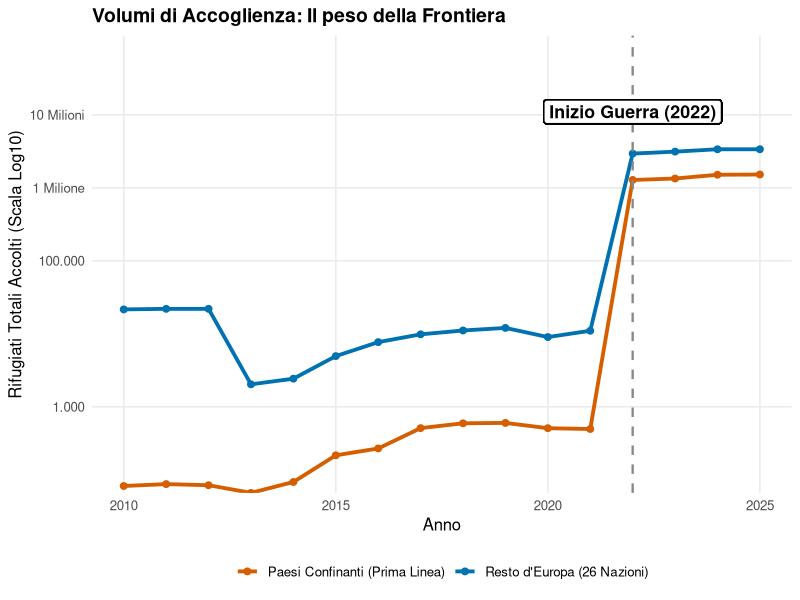
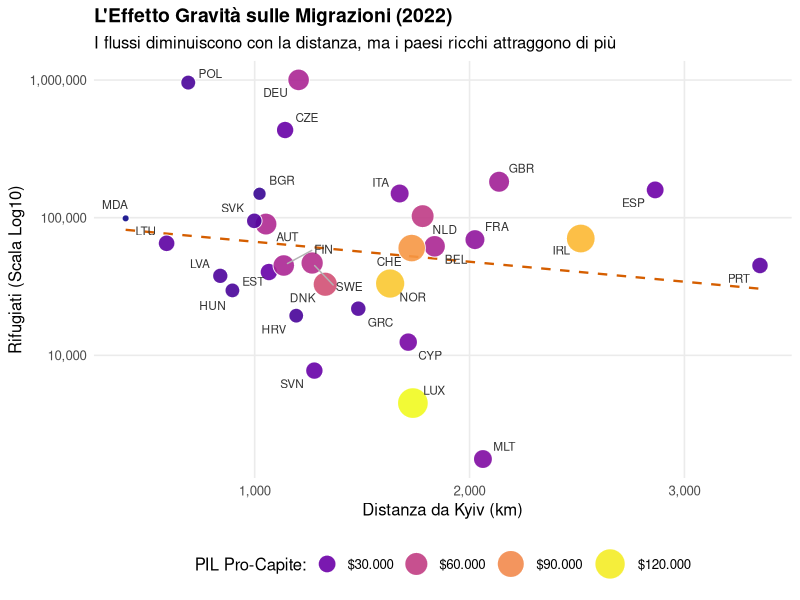
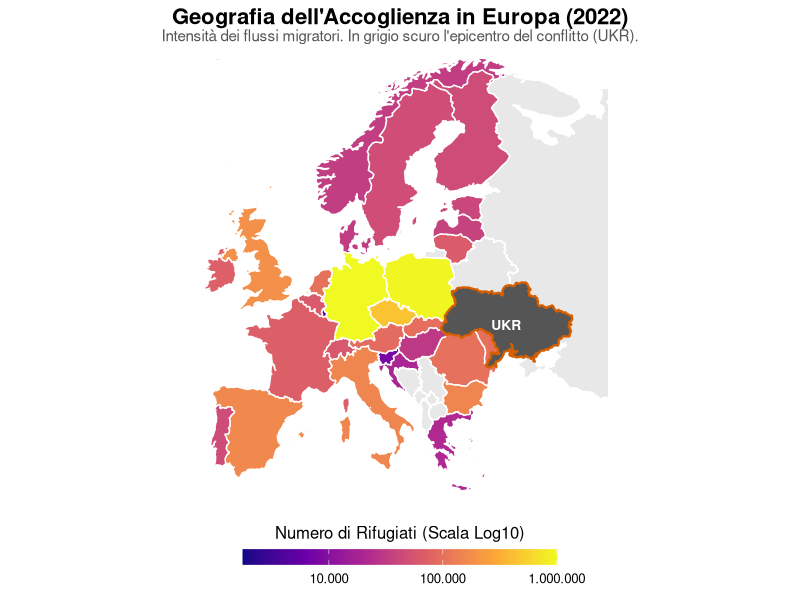
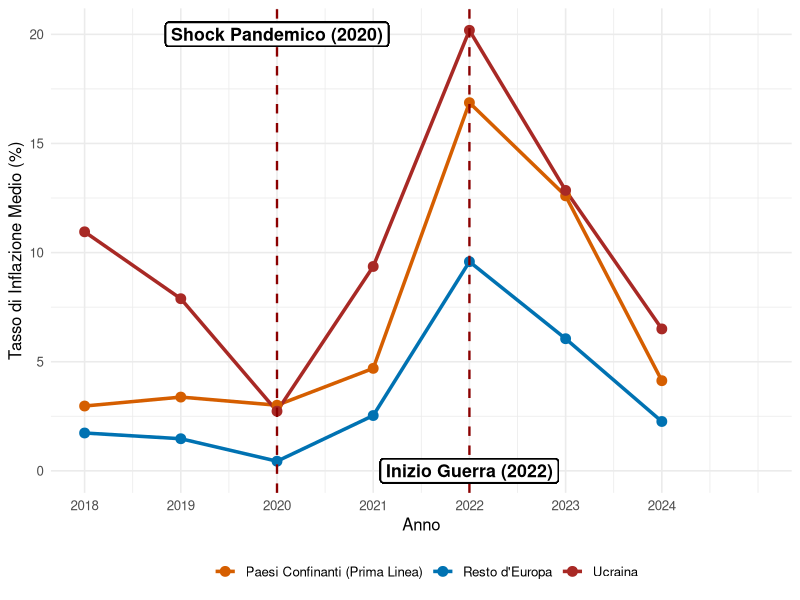
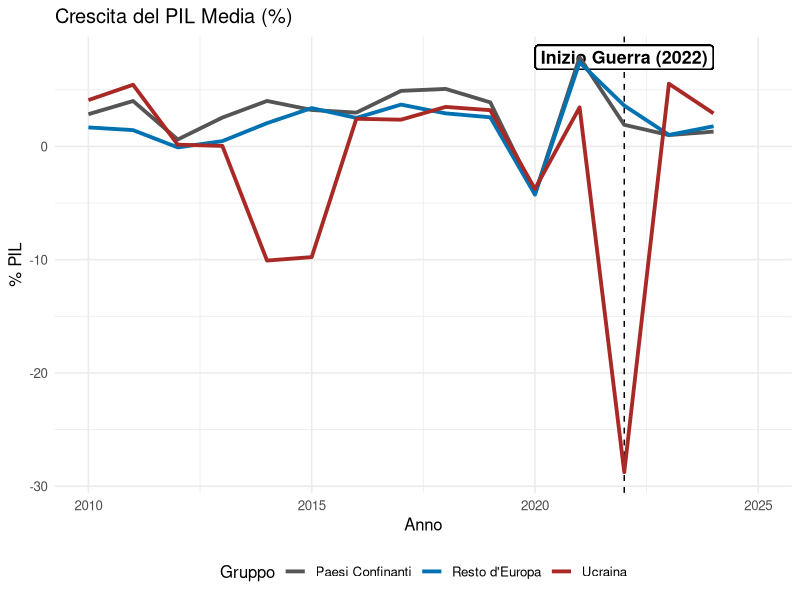

Write R code to recreate these figures, in order.
## ---- chunk 1
#| echo: false
#| message: false
#| warning: false
library(tidyverse)
library(knitr)
library(kableExtra)
library(here)

# Caricamento del dataset (Assicurati che il percorso sia corretto)
master_data <- read_csv(here("DATA/PROCESSED/master_dataset_ukraine.csv"))
df <- read_csv(here("DATA/PROCESSED/dataset_finale_integrato.csv"))
## ---- chunk 2
#| echo: false
#| message: false
#| warning: false

library(knitr)
library(kableExtra)
library(dplyr)

codebook_data <- data.frame(
  Categoria = c("Target (Y)", "Push (X1)", "Pull (X2)", "Friction (X3)", 
                "Macro Shock", "Macro Shock", "Controllo", "Controllo"),
  Variabile = c("Refugees", "Total_Fatalities", "GDP_per_capita", "Dist_km", 
                "crescita_pil", "inflazione", "Periodo", "Confine"),
  Descrizione = c("Flussi rifugiati ucraini", "Intensità conflitto (vittime)", 
                  "Ricchezza paese destinaz.", "Distanza lineare da Kyiv", 
                  "Variazione % PIL reale", "Variazione % prezzi",
                  "Fasi: 2010-13, 14-21, 22-24", "Dummy contiguità (1/0)"),
  Fonte = c("UNHCR", "ACLED", "World Bank", "CEPII", "World Bank", "World Bank", "-", "-")
)

kable(codebook_data, format = "latex", booktabs = TRUE) %>%
  kable_styling(
    latex_options = c("hold_position"),
    font_size = 6
  ) %>%
  column_spec(1, bold = TRUE)
## ---- chunk 3
#| echo: false
#| warning: false
#| message: false

library(tidyverse)
library(knitr)
library(kableExtra)

# Usiamo il dataset definitivo
# (Assicurati che 'df' o 'dataset_finale' sia caricato in memoria)
stats_by_year <- df %>%
  filter(Year >= 2018 & Year <= 2024) %>%
  group_by(Year) %>%
  summarise(
    Tot_Rif = sum(Refugees, na.rm = TRUE),
    Vittime = max(Total_Fatalities, na.rm = TRUE), # max perché è costante per anno
    Infl_Media = mean(inflazione, na.rm = TRUE)
  ) %>%
  mutate(across(where(is.numeric), ~round(., 1)))

# Tabella professionale con 4 colonne
kable(stats_by_year, format = "latex", booktabs = TRUE, 
      col.names = c("Anno", "Tot. Rifugiati", "Vittime Guerra", "Inflazione Media (%)")) %>%
  kable_styling(latex_options = c("striped", "hold_position"), font_size = 8) %>%
  # Evidenziamo la riga del 2022 (quarta riga se partiamo dal 2018)
  row_spec(5, bold = TRUE, background = "#F2F2F2")
## ---- chunk 4
#| echo: false
#| warning: false
#| message: false
#| fig-align: "center"
#| out-width: "85%"
#| fig-height: 4.2

library(tidyverse)
library(scales)
library(here)

# Carichiamo il dataset unico
df <- read_csv(here("DATA/PROCESSED/dataset_finale_integrato.csv"))

# Creiamo i gruppi e calcoliamo la SOMMA dei rifugiati
df_flussi <- df %>%
  filter(iso3 != "UKR") %>% # Escludiamo l'Ucraina (origine)
  mutate(Gruppo = if_else(iso3 %in% c("POL", "ROU", "SVK", "HUN", "MDA"), 
                          "Paesi Confinanti (Prima Linea)", 
                          "Resto d'Europa (26 Nazioni)")) %>%
  group_by(Year, Gruppo) %>%
  summarise(Totale_Rifugiati = sum(Refugees, na.rm = TRUE), .groups = "drop")

# Creiamo il grafico
ggplot(df_flussi, aes(x = Year, y = Totale_Rifugiati + 1, color = Gruppo)) +
  geom_line(linewidth = 1.3) +
  geom_point(size = 2) +
  
  # Linea dell'invasione
  geom_vline(xintercept = 2022, linetype = "dashed", color = "#888888", linewidth = 0.8) +
  geom_label(aes(x = 2022, y = 11000000, label = "Inizio Guerra (2022)"),
             size = 4.5, color = "black", fontface = "bold", fill = "white", label.size = 0.5) +
  
  # Scala Logaritmica
  scale_y_log10(
    breaks = c(1, 1000, 100000, 1000000, 10000000),
    labels = c("0", "1.000", "100.000", "1 Milione", "10 Milioni"),
    expand = expansion(mult = c(0, 0.2)) 
  ) +
  
  # Colori coordinati con l'analisi macroeconomica successiva
  scale_color_manual(values = c(
    "Paesi Confinanti (Prima Linea)" = "#D55E00", 
    "Resto d'Europa (26 Nazioni)" = "#0072B2"
  )) +
  
  theme_minimal(base_size = 12) +
  theme(
    legend.position = "bottom",
    legend.title = element_blank(), 
    plot.title = element_text(face = "bold", size = 14),
    panel.grid.minor = element_blank()
  ) +
  labs(
    title = "Volumi di Accoglienza: Il peso della Frontiera",
    x = "Anno",
    y = "Rifugiati Totali Accolti (Scala Log10)"
  )
## ---- chunk 5
#| fig-pos: "H"
#| fig-width: 8
#| fig-height: 5
#| out-width: "100%"
#| warning: false
#| message: false

library(ggplot2)
library(scales)
library(ggrepel)
library(dplyr)
library(tidyr) # Ci serve per la funzione drop_na()

master_data %>%
  # 1. Pulizia: Togliamo chi ha 0 rifugiati (evita log di 0) 
  filter(Year == 2022, Refugees > 0) %>%
  # E togliamo eventuali righe con dati mancanti per evitare i Warning
  drop_na(Dist_km, GDP_per_capita, Refugees) %>%
  
  ggplot(aes(x = Dist_km, y = Refugees)) +
  
  geom_smooth(method = "lm", se = FALSE, color = "#D55E00", linetype = "dashed", linewidth = 0.8) +
  
  # 2. Doppio mapping: Size E Fill dipendono entrambi dal PIL pro-capite
  geom_point(aes(size = GDP_per_capita, fill = GDP_per_capita), 
             shape = 21, color = "white", alpha = 0.9) +
  
  geom_text_repel(aes(label = iso3), 
                  size = 3, color = "#333333",
                  box.padding = 0.4, point.padding = 0.3, segment.color = "grey70") +
  
  # Formattazione assi pulita
  scale_y_log10(labels = comma) +
  scale_x_continuous(labels = comma) +
  
  # 3. Risoluzione errori formato numeri e unione legende
  # Diamo a entrambe le scale lo STESSO nome così R le unisce in una sola legenda
  scale_size_continuous(name = "PIL Pro-Capite:", 
                        range = c(2, 10), 
                        labels = dollar_format(prefix = "$", big.mark = ".", decimal.mark = ",")) +
  
  scale_fill_viridis_c(name = "PIL Pro-Capite:", 
                       option = "plasma", # Palette che va dal viola scuro al giallo chiaro
                       labels = dollar_format(prefix = "$", big.mark = ".", decimal.mark = ",")) +
  
  # Forziamo la legenda a combinare dimensione e colore nei pallini in basso
  guides(fill = guide_legend(), size = guide_legend()) +
  
  theme_minimal(base_size = 12) +
  theme(
    legend.position = "bottom",
    plot.title = element_text(face = "bold", size = 14),
    panel.grid.minor = element_blank()
  ) +
  labs(
    title = "L'Effetto Gravità sulle Migrazioni (2022)",
    subtitle = "I flussi diminuiscono con la distanza, ma i paesi ricchi attraggono di più",
    x = "Distanza da Kyiv (km)", 
    y = "Rifugiati (Scala Log10)"
  )
## ---- chunk 6
#| fig-pos: "H"
#| fig-width: 8
#| fig-height: 7
#| out-width: "100%"
#| message: false
#| warning: false

library(ggplot2)
library(sf)
library(rnaturalearth)
library(rnaturalearthdata)
library(dplyr)
library(scales)

# 1. Scarichiamo i confini dell'Europa
europe <- ne_countries(scale = "medium", returnclass = "sf", continent = "Europe")

# 2. Filtriamo i nostri dati per il 2022
map_data_2022 <- master_data %>% filter(Year == 2022)

# 3. Uniamo usando adm0_a3 (molto più affidabile di iso_a3 per i confini)
europe_data <- europe %>% 
  left_join(map_data_2022, by = c("adm0_a3" = "iso3"))

# 4. Disegniamo la mappa
ggplot(data = europe_data) +
  # Livello 1: Sfondo per tutti i paesi europei (grigio chiaro)
  geom_sf(fill = "#E8E8E8", color = "white", linewidth = 0.4) +
  
  # Livello 2: Coloriamo solo i paesi del nostro dataset con i rifugiati
  geom_sf(aes(fill = Refugees), color = "white", linewidth = 0.5) +
  
  # Livello 3: Evidenziamo l'Ucraina come "Epicentro" (grigio scuro, bordo rosso)
  geom_sf(data = europe_data %>% filter(adm0_a3 == "UKR"),
          fill = "#555555", color = "#D55E00", linewidth = 0.8) +
  geom_sf_text(data = europe_data %>% filter(adm0_a3 == "UKR"),
               aes(label = "UKR"), color = "white", size = 3.5, fontface = "bold") +
  
  # Inquadratura allargata per includere Portogallo, Scandinavia e Cipro
  coord_sf(xlim = c(-12, 45), ylim = c(34, 71), expand = FALSE) +
  
  # Scala colori "Plasma" con legenda orizzontale formattata
  scale_fill_viridis_c(
    option = "plasma", 
    trans = "log10", 
    labels = comma_format(big.mark = ".", decimal.mark = ","),
    na.value = "transparent", # Lascia trasparire lo sfondo grigio
    name = "Numero di Rifugiati (Scala Log10)",
    guide = guide_colorbar(
      direction = "horizontal",
      barheight = unit(4, "mm"),
      barwidth = unit(80, "mm"),
      title.position = "top",
      title.hjust = 0.5
    )
  ) +
  
  # Tema mappa pulito
  theme_void(base_size = 12) +
  theme(
    legend.position = "bottom",
    legend.margin = margin(t = 10, b = 10),
    plot.title = element_text(face = "bold", size = 16, hjust = 0.5),
    plot.subtitle = element_text(size = 11, hjust = 0.5, color = "#555555", margin = margin(b = 10)),
  ) +
  labs(
    title = "Geografia dell'Accoglienza in Europa (2022)",
    subtitle = "Intensità dei flussi migratori. In grigio scuro l'epicentro del conflitto (UKR)."
  )
## ---- chunk 7
#| echo: false
#| message: false
#| warning: false

# Dati 2022 circa popolazioni e rifugiati
moldavia_stats <- data.frame(
  Paese = c("Polonia", "Romania", "Moldavia"),
  Popolazione_Milioni = c(37.7, 19.1, 3.5),
  Rifugiati_2022 = c(1.5e6, 0.65e6, 0.49e6),
  Rapporto_Rifugiati_per_1k_Abitanti = c(
    round(1.5e6 / 37.7e3, 1),
    round(0.65e6 / 19.1e3, 1),
    round(0.49e6 / 3.5e3, 1)
  )
)

kable(moldavia_stats, format = "latex", booktabs = TRUE, digits = 1,
      col.names = c("Paese", "Pop. (Mln)", "Rifugiati 2022", "Rifugiati/1000 ab.")) %>%
  kable_styling(latex_options = c("hold_position"), font_size = 8) %>%
  row_spec(3, bold = TRUE, background = "#FFF3CD")
## ---- chunk 8
#| echo: false
#| warning: false
#| message: false
#| fig-align: "center"
#| out-width: "85%"
#| fig-width: 8
#| fig-height: 4.2

library(tidyverse)
library(here)

df <- read_csv(here("DATA/PROCESSED/dataset_finale_integrato.csv"))

# Calcoliamo la media dell'inflazione per i TRE gruppi (inclusa Ucraina)
df_inflazione <- df %>%
  filter(Year >= 2018) %>%
  mutate(Gruppo = case_when(
    iso3 == "UKR" ~ "Ucraina",
    iso3 %in% c("POL", "ROU", "SVK", "HUN", "MDA") ~ "Paesi Confinanti (Prima Linea)", 
    TRUE ~ "Resto d'Europa"
  )) %>%
  group_by(Year, Gruppo) %>%
  summarise(Media_Inflazione = mean(inflazione, na.rm = TRUE), .groups = 'drop')

# Creiamo il grafico
ggplot(df_inflazione, aes(x = Year, y = Media_Inflazione, color = Gruppo)) +
  geom_line(linewidth = 1.2) +
  geom_point(size = 3) +
  geom_vline(xintercept = 2022, linetype = "dashed", color = "darkred", linewidth = 0.8) +
  geom_vline(xintercept = 2020, linetype = "dashed", color = "darkred", linewidth = 0.8) +
    geom_label(
    aes(x = 2022, y = 0), label = "Inizio Guerra (2022)", na.rm = TRUE,
    size = 4.5, color = "black", fontface = "bold", fill = "white", label.size = 0.5,
    inherit.aes = FALSE
  ) + 
  geom_label(
    aes(x = 2020, y = 20), label = "Shock Pandemico (2020)", na.rm = TRUE,
    size = 4.5, color = "black", fontface = "bold", fill = "white", label.size = 0.5,
    inherit.aes = FALSE
  ) +
  scale_color_manual(values = c(
    "Ucraina" = "#A82925",                           # Rosso scuro (Epicentro)
    "Paesi Confinanti (Prima Linea)" = "#D55E00",    # Arancione (Frontiera)
    "Resto d'Europa" = "#0072B2"                     # Blu (Periferia/Resto)
  )) +
  scale_x_continuous(breaks = 2018:2024) +
  labs(
    y = "Tasso di Inflazione Medio (%)",
    x = "Anno",
    color = ""
  ) +
  theme_minimal(base_size = 12) +
  theme(legend.position = "bottom")
## ---- chunk 9
#| echo: false
#| message: false
#| warning: false

library(tidyverse)
library(here)

# Carichiamo il dataset unico
df <- read_csv(here("DATA/PROCESSED/dataset_finale_integrato.csv"))

# Creiamo le categorie per il confronto
df_groups <- df %>%
  mutate(Gruppo = case_when(
    iso3 == "UKR" ~ "Ucraina",
    iso3 %in% c("POL", "ROU", "SVK", "HUN", "MDA") ~ "Paesi Confinanti",
    TRUE ~ "Resto d'Europa"
  )) %>%
  # Calcoliamo le medie per gruppo per ogni anno
  group_by(Year, Gruppo, periodo) %>%
  summarise(
    crescita_pil = mean(crescita_pil, na.rm = TRUE),
    inflazione = mean(inflazione, na.rm = TRUE),
    .groups = "drop"
  )
## ---- chunk 10
ggplot(df_groups, aes(x = Year, y = crescita_pil, color = Gruppo)) +
  geom_vline(xintercept = 2022, linetype = "dashed", color = "black") + 
  geom_label(aes(x = 2022, y = max(df_groups$crescita_pil, na.rm = TRUE), label = "Inizio Guerra (2022)"),
             size = 4.5, color = "black", fontface = "bold", fill = "white", label.size = 0.5) +
  geom_line(linewidth = 1.3) +
  scale_color_manual(values = c(
    "Ucraina" = "#A82925",          # Rosso Unibo
    "Paesi Confinanti" = "#555555", # Grigio scuro
    "Resto d'Europa" = "#0072B2"    # Blu accademico
  )) +
  theme_minimal(base_size = 12) +
  labs(title = "Crescita del PIL Media (%)", x = "Anno", y = "% PIL") +
  theme(legend.position = "bottom")
## ---- chunk 11
#| echo: false
#| message: false
#| warning: false

library(tidyverse)
library(knitr)
library(kableExtra)

# Prepariamo i dati filtrando i periodi di interesse
df_stats <- df %>%
  filter(periodo %in% c("Pre-guerra", "Post-guerra")) %>%
  mutate(Gruppo = case_when(
    iso3 == "UKR" ~ "UKR",
    iso3 %in% c("POL", "ROU", "SVK", "HUN", "MDA") ~ "Conf.",
    TRUE ~ "Resto"
  )) %>%
  group_by(Gruppo, periodo) %>%
  summarise(
    Media = mean(crescita_pil, na.rm = TRUE),
    SD = sd(crescita_pil, na.rm = TRUE),
    Min = min(crescita_pil, na.rm = TRUE),
    Max = max(crescita_pil, na.rm = TRUE),
    .groups = "drop"
  )

kable(df_stats, format = "latex", booktabs = TRUE, digits = 1) %>%
  kable_styling(latex_options = c("striped", "scale_down"), font_size = 6) %>%
  column_spec(3, bold = TRUE, color = ifelse(df_stats$Media < 0, "red", "black"))
## ---- chunk 12
#| echo: false
#| message: false
#| warning: false

df_stats_infl <- df %>%
  filter(periodo %in% c("Pre-guerra", "Post-guerra")) %>%
  mutate(Gruppo = case_when(
    iso3 == "UKR" ~ "UKR",
    iso3 %in% c("POL", "ROU", "SVK", "HUN", "MDA") ~ "Conf.",
    TRUE ~ "Resto"
  )) %>%
  group_by(Gruppo, periodo) %>%
  summarise(
    Media = mean(inflazione, na.rm = TRUE),
    SD = sd(inflazione, na.rm = TRUE),
    Min = min(inflazione, na.rm = TRUE),
    Max = max(inflazione, na.rm = TRUE),
    .groups = "drop"
  )

kable(df_stats_infl, format = "latex", booktabs = TRUE, digits = 1) %>%
  kable_styling(latex_options = c("striped", "scale_down"), font_size = 6)
## ---- chunk 13
#| echo: false
#| message: false
#| warning: false

library(knitr)
library(kableExtra)

conf_post <- df |> 
  filter(iso3 %in% c("POL", "ROU", "SVK", "HUN", "MDA"),
         periodo == "Post-guerra") |> 
  pull(GDP_per_capita)

nonconf_post <- df |> 
  filter(!iso3 %in% c("POL", "ROU", "SVK", "HUN", "MDA", "UKR"),
         periodo == "Post-guerra") |> 
  pull(GDP_per_capita)

test_pil <- t.test(conf_post, nonconf_post, var.equal = FALSE)

data.frame(
  ` ` = c("Media Confinanti", "Media Non Confinanti", "Differenza", 
           "t-statistic", "Gradi libertà", "p-value", "IC 95% inf", "IC 95% sup"),
  Valore = c(
    round(mean(conf_post, na.rm = TRUE), 1),
    round(mean(nonconf_post, na.rm = TRUE), 1),
    round(mean(conf_post, na.rm = TRUE) - mean(nonconf_post, na.rm = TRUE), 1),
    round(test_pil$statistic, 4),
    round(test_pil$parameter, 1),
    round(test_pil$p.value, 4),
    round(test_pil$conf.int[1], 1),
    round(test_pil$conf.int[2], 1)
  )
) |>
  kable(format = "latex", booktabs = TRUE, 
        col.names = c("Statistica", "Valore"),
        align = "lc") |>
  kable_styling(latex_options = c("striped", "hold_position"), font_size = 8) |>
  row_spec(4:6, bold = TRUE)
## ---- chunk 14
#| echo: false
#| message: false
#| warning: false

conf_infl <- df |> 
  filter(iso3 %in% c("POL", "ROU", "SVK", "HUN", "MDA"),
         periodo == "Post-guerra") |> 
  pull(inflazione)

nonconf_infl <- df |> 
  filter(!iso3 %in% c("POL", "ROU", "SVK", "HUN", "MDA", "UKR"),
         periodo == "Post-guerra") |> 
  pull(inflazione)

test_infl <- t.test(conf_infl, nonconf_infl, var.equal = FALSE)

data.frame(
  ` ` = c("Media Confinanti", "Media Non Confinanti", "Differenza",
           "t-statistic", "Gradi libertà", "p-value", "IC 95% inf", "IC 95% sup"),
  Valore = c(
    round(mean(conf_infl, na.rm = TRUE), 2),
    round(mean(nonconf_infl, na.rm = TRUE), 2),
    round(mean(conf_infl, na.rm = TRUE) - mean(nonconf_infl, na.rm = TRUE), 2),
    round(test_infl$statistic, 4),
    round(test_infl$parameter, 1),
    round(test_infl$p.value, 4),
    round(test_infl$conf.int[1], 2),
    round(test_infl$conf.int[2], 2)
  )
) |>
  kable(format = "latex", booktabs = TRUE,
        col.names = c("Statistica", "Valore"),
        align = "lc") |>
  kable_styling(latex_options = c("striped", "hold_position"), font_size = 8) |>
  row_spec(4:6, bold = TRUE)
## ---- chunk 15
#| echo: false
#| message: false
#| warning: false

conf_pre <- df |> 
  filter(iso3 %in% c("POL", "ROU", "SVK", "HUN", "MDA"),
         periodo == "Pre-guerra") |> 
  pull(crescita_pil)

conf_post_pil <- df |> 
  filter(iso3 %in% c("POL", "ROU", "SVK", "HUN", "MDA"),
         periodo == "Post-guerra") |> 
  pull(crescita_pil)

rest_pre <- df |> 
  filter(!iso3 %in% c("POL", "ROU", "SVK", "HUN", "MDA", "UKR"),
         periodo == "Pre-guerra") |> 
  pull(crescita_pil)

rest_post <- df |> 
  filter(!iso3 %in% c("POL", "ROU", "SVK", "HUN", "MDA", "UKR"),
         periodo == "Post-guerra") |> 
  pull(crescita_pil)

test_conf  <- t.test(conf_pre, conf_post_pil, var.equal = FALSE)
test_resto <- t.test(rest_pre, rest_post, var.equal = FALSE)

data.frame(
  Gruppo = c("Confinanti", "Confinanti", "Confinanti",
             "Resto Europa", "Resto Europa", "Resto Europa"),
  Statistica = rep(c("t-statistic", "p-value", "Differenza media"), 2),
  Valore = c(
    round(test_conf$statistic, 4),
    round(test_conf$p.value, 4),
    round(mean(conf_pre, na.rm=TRUE) - mean(conf_post_pil, na.rm=TRUE), 2),
    round(test_resto$statistic, 4),
    round(test_resto$p.value, 4),
    round(mean(rest_pre, na.rm=TRUE) - mean(rest_post, na.rm=TRUE), 2)
  )
) |>
  kable(format = "latex", booktabs = TRUE, align = "llc") |>
  kable_styling(latex_options = c("striped", "hold_position"), font_size = 8) |>
  pack_rows("Confinanti: Pre vs Post-guerra", 1, 3) |>
  pack_rows("Resto Europa: Pre vs Post-guerra", 4, 6)
## ---- chunk 16

#| echo: false
#| message: false
#| warning: false

library(tidyverse)
library(knitr)
library(kableExtra)
library(here)

df <- read_csv(here("DATA/PROCESSED/dataset_finale_integrato.csv"))

# Separiamo pre-2022 e post-2022
pre_2022 <- df %>%
  filter(Year < 2022, Year >= 2018) %>%
  select(Refugees, Total_Fatalities, inflazione) %>%
  na.omit()

post_2022 <- df %>%
  filter(Year >= 2022) %>%
  select(Refugees, Total_Fatalities, inflazione) %>%
  na.omit()

# Test t per rifugiati
test_rif <- t.test(pre_2022$Refugees, post_2022$Refugees, var.equal = FALSE)

# Test t per vittime
test_vit <- t.test(pre_2022$Total_Fatalities, post_2022$Total_Fatalities, var.equal = FALSE)

# Test t per inflazione
test_inf <- t.test(pre_2022$inflazione, post_2022$inflazione, var.equal = FALSE)

# Tabella risultati
results <- data.frame(
  Variabile = c("Rifugiati", "Vittime", "Inflazione (%)"),
  Media_Pre = c(
    round(mean(pre_2022$Refugees, na.rm = TRUE), 0),
    round(mean(pre_2022$Total_Fatalities, na.rm = TRUE), 0),
    round(mean(pre_2022$inflazione, na.rm = TRUE), 2)
  ),
  Media_Post = c(
    round(mean(post_2022$Refugees, na.rm = TRUE), 0),
    round(mean(post_2022$Total_Fatalities, na.rm = TRUE), 0),
    round(mean(post_2022$inflazione, na.rm = TRUE), 2)
  ),
  t_stat = c(
    round(test_rif$statistic, 3),
    round(test_vit$statistic, 3),
    round(test_inf$statistic, 3)
  ),
  p_value = c(
    round(test_rif$p.value, 4),
    round(test_vit$p.value, 4),
    round(test_inf$p.value, 4)
  ),
  Sig = c(
    if_else(test_rif$p.value < 0.001, "***", 
            if_else(test_rif$p.value < 0.01, "**", 
                    if_else(test_rif$p.value < 0.05, "*", ""))),
    if_else(test_vit$p.value < 0.001, "***", 
            if_else(test_vit$p.value < 0.01, "**", 
                    if_else(test_vit$p.value < 0.05, "*", ""))),
    if_else(test_inf$p.value < 0.001, "***", 
            if_else(test_inf$p.value < 0.01, "**", 
                    if_else(test_inf$p.value < 0.05, "*", "")))
  )
)

kable(results, format = "latex", booktabs = TRUE,
      col.names = c("Variabile", "Media Pre-2022", "Media Post-2022", 
                    "t-stat", "p-value", "Sig."),
      align = "lcccccc") %>%
  kable_styling(latex_options = c("striped", "hold_position"), font_size = 7) %>%
  row_spec(0, bold = TRUE)
## ---- chunk 17
#| echo: false
#| message: false
#| warning: false

library(knitr)
library(kableExtra)

variabili_df <- data.frame(
  Variabile = c("$Y_{it}$", "$\\Delta R_{it}$", "$C_i$", "$T_t$", 
                "$C_i \\times T_t$", "$\\Delta R_{it} \\times T_t$", 
                "$INF_{it}$", "$FAT_{it}$", "$1/Dist_i$", "$\\epsilon_{it}$"),
  Descrizione = c("PIL pro capite (USD correnti)", 
                  "Flusso migratorio annuo (\\textit{delta} rifugiati)",
                  "Dummy paesi confinanti (1/0)", 
                  "Dummy post-guerra ($t \\ge 2022$)", 
                  "Interazione: confinanza $\\times$ post-guerra",
                  "Interazione: flusso migratorio $\\times$ post-guerra", 
                  "Tasso di inflazione (\\%)", 
                  "Vittime totali di conflitto",
                  "Distanza inversa da Kyiv (effetto gravità)",
                  "Termine di errore"),
  Tipo = c("Continua", "Continua", "Dummy", "Dummy", 
           "Interazione", "Interazione", "Continua", "Continua", "Continua", "-"),
  Fonte = c("World Bank", "UNHCR", "-", "-", "-", "-", "World Bank", "ACLED", "CEPII", "-")
)

kable(variabili_df, format = "latex", booktabs = TRUE, escape = FALSE, align = "clcc") %>%
  kable_styling(latex_options = c("striped", "scale_down"), font_size = 6.5) %>%
  row_spec(0, bold = TRUE) %>%
  row_spec(c(2, 9), bold = TRUE)
## ---- chunk 18
#| echo: false
#| message: false
#| warning: false

library(broom)
library(knitr)
library(kableExtra)

df_model <- df |>
  filter(Year <= 2024, iso3 != "UKR") |>
  arrange(iso3, Year) |>
  group_by(iso3) |>
  mutate(delta_refugees = Refugees - lag(Refugees)) |>
  ungroup() |>
  mutate(
    inv_dist = 1 / Dist_km,
    C_i  = if_else(iso3 %in% c("POL", "ROU", "SVK", "HUN", "MDA"), 1, 0),
    T_t  = if_else(Year >= 2022, 1, 0),
    CxT  = C_i * T_t,
    DRxT = delta_refugees * T_t
  ) |>
  filter(!is.na(delta_refugees))

modello <- lm(
  GDP_per_capita ~ delta_refugees + C_i + T_t + CxT + DRxT +
                   inflazione + Total_Fatalities + inv_dist,
  data = df_model
)

s <- summary(modello)

tidy(modello, conf.int = TRUE) |>
  mutate(
    term = c("Intercetta",
             "$\\Delta R_{it}$",
             "$C_i$",
             "$T_t$",
             "$C_i \\times T_t$",
             "$\\Delta R_{it} \\times T_t$",
             "$INF_{it}$",
             "$FAT_{it}$",
             "$1/Dist_i$"),
    sig = case_when(
      p.value < 0.001 ~ "***",
      p.value < 0.01  ~ "**",
      p.value < 0.05  ~ "*",
      p.value < 0.1   ~ ".",
      TRUE            ~ ""
    )
  ) |>
  select(term, estimate, std.error, statistic, p.value, sig) |>
  mutate(across(where(is.numeric), \(x) round(x, 3))) |>
  kable(format = "latex", booktabs = TRUE, escape = FALSE,
        col.names = c("Variabile", "Stima", "Std. Error", "t-stat", "p-value", "")) |>
  kable_styling(latex_options = c("striped", "hold_position"), font_size = 7) |>
  row_spec(0, bold = TRUE) |>
  footnote(
    general = "Signif.: *** p$<$0.001,  ** p$<$0.01,  * p$<$0.05 . p$<$0.1",
    escape = FALSE,
    general_title = "",
    footnote_as_chunk = TRUE
  )
## ---- chunk 19
#| echo: false
#| message: false
#| warning: false

if (!requireNamespace("car", quietly = TRUE)) install.packages("car", repos = "https://cloud.r-project.org")
library(car)
library(knitr)
library(kableExtra)

# Ricalcoliamo il modello qui per avere vif_values disponibile
df_model_vif <- df |>
  filter(Year <= 2024, iso3 != "UKR") |>
  arrange(iso3, Year) |>
  group_by(iso3) |>
  mutate(delta_refugees = Refugees - lag(Refugees)) |>
  ungroup() |>
  mutate(
    inv_dist = 1 / Dist_km,
    C_i  = if_else(iso3 %in% c("POL", "ROU", "SVK", "HUN", "MDA"), 1, 0),
    T_t  = if_else(Year >= 2022, 1, 0),
    CxT  = C_i * T_t,
    DRxT = delta_refugees * T_t
  ) |>
  filter(!is.na(delta_refugees))

modello_vif <- lm(
  GDP_per_capita ~ delta_refugees + C_i + T_t + CxT + DRxT +
                   inflazione + Total_Fatalities + inv_dist,
  data = df_model_vif
)

vif_values <- as.numeric(vif(modello_vif))

vif_df <- data.frame(
  Variabile = c("$\\Delta R_{it}$", "$C_i$", "$T_t$",
                "$C_i \\times T_t$", "$\\Delta R_{it} \\times T_t$",
                "$INF_{it}$", "$FAT_{it}$", "$1/Dist_i$"),
  VIF = round(vif_values, 3),
  Giudizio = ifelse(vif_values < 5, "Nessun problema",
             ifelse(vif_values < 10, "Attenzione", "Problema serio"))
)

righe_problema <- which(vif_df$VIF >= 5)

tab <- kable(vif_df, format = "latex", booktabs = TRUE, escape = FALSE,
        col.names = c("Variabile", "VIF", "Giudizio"),
        align = "lcc") |>
  kable_styling(latex_options = c("striped", "hold_position"), font_size = 8) |>
  row_spec(0, bold = TRUE)

if (length(righe_problema) > 0) {
  tab <- tab |> row_spec(righe_problema, bold = TRUE)
}

tab
